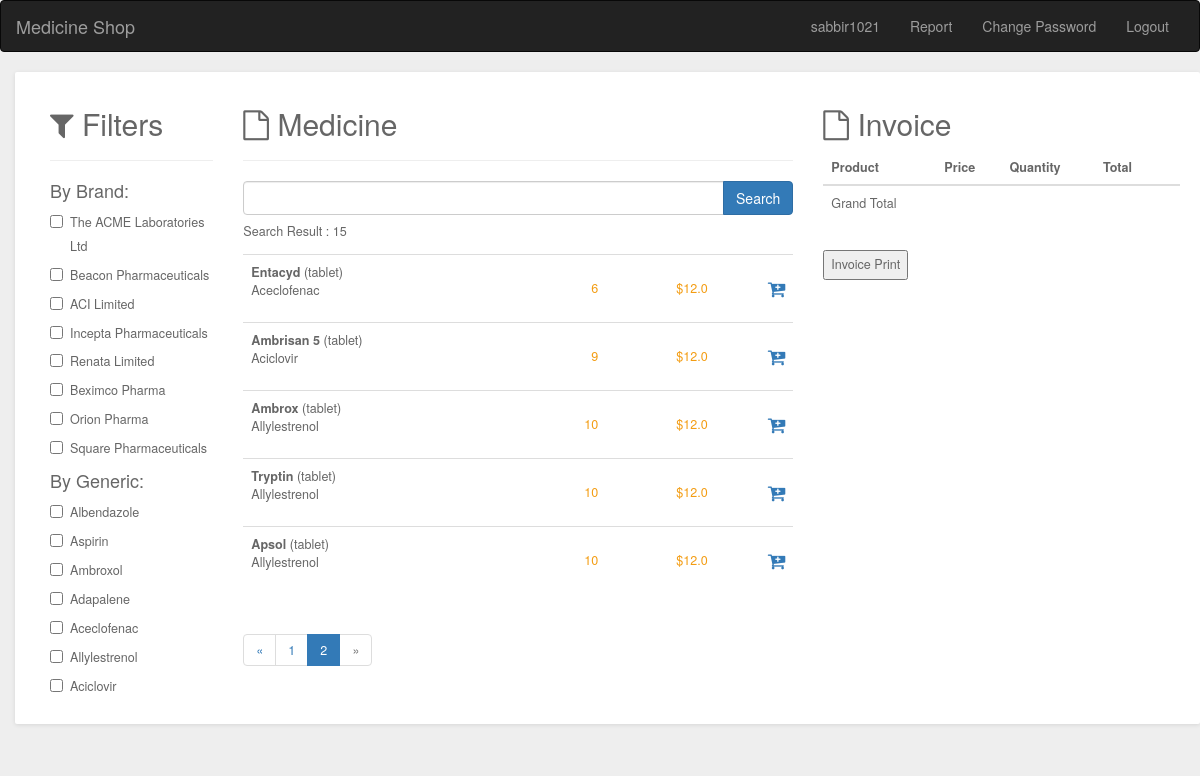
/?page=2 (signed in), run on the app's committed database.
### accounts/models.py (models this page shows)
class User(AbstractUser):
    email = models.EmailField(unique=True)
    active = models.BooleanField(default=True)
    email_confirmed = models.BooleanField(default=False)
    class Meta:
        verbose_name = 'User'
        verbose_name_plural = '1. User'

### shop/models.py (models this page shows, shortened)
class Brand(models.Model):
    name  = models.CharField(max_length=150)

class Generic(models.Model):
    name  = models.CharField(max_length=150)
    def __str__(self):
        return self.name

class Medicine(models.Model):
    name  = models.CharField(max_length=150)
    buy_price = models.FloatField()
    sell_price = models.FloatField()
    generic = models.ForeignKey(Generic, on_delete=models.CASCADE)
    brand  = models.ForeignKey(Brand, on_delete=models.CASCADE)
    type =  models.CharField(max_length=15,choices=MEDICINE_TYPE)
    quantity = models.IntegerField()
    place = models.ForeignKey(Place, on_delete=models.CASCADE)

### shop/views.py (the view)
# urls.py: path('', views.HomeView.as_view(), name="home"),
@method_decorator(login_required, name='dispatch')
class HomeView(View):
    def get(self, request):
        brands = Brand.objects.all()
        generics = Generic.objects.all()
        medicines = Medicine.objects.all()
        medicines_count = medicines.count()
        paginator = Paginator(medicines, 10) # Show 25 contacts per page.
        page_number = request.GET.get('page')
        page_obj = paginator.get_page(page_number)
        try:
            order = get_object_or_404(Order, user=request.user,complete_order=False)
            items = order.orderitem_set.all() or None
        except:
            order = None
            items = None
        context = {
            'brands':brands,
            'generics':generics,
            'medicines':page_obj,
            'medicines_count':medicines_count,
            'order':order,
            'items':items
        }
        return render(request, "shop/home.html", context)

### templates/shop/home.html (shortened to what this page needs)
{% extends 'base.html' %}
{% load static %}
    {% block content %}
        <div class="row">
          <div class="col-md-12">
            <div class="grid search">
              <div class="grid-body">
                <div class="row">
                  <div class="col-md-2">
                    <h2 class="grid-title"><i class="fa fa-filter"></i> Filters</h2>
                    <hr>
                    <h4>By Brand:</h4>
                    {% for brand in brands %}
                    <div class="checkbox" id="brandfilterForm" data-brand-filter-url="{% url 'shop:ajax_load_search_and_filter' %}">
                      <label><input name="brand[]" type="checkbox" class="icheck" value="{{brand.name}}"> {{brand.name}}</label>
                    </div>
                    {% endfor %}
                    <h4>By Generic:</h4>
                    {% for generic in generics %}
                    <div class="checkbox">
                      <label><input name="generic[]" type="checkbox" class="icheck" value="{{generic.name}}"> {{generic.name}}</label>
                    </div>
                    {% endfor %}
                  </div>
                  <div class="col-md-6">
                    <h2><i class="fa fa-file-o"></i> Medicine</h2>
                    <hr>
                    <div class="input-group" id="searchForm" data-search-url="{% url 'shop:ajax_load_search_and_filter' %}">
                        <input id="search" type="text" name="search" class="form-control">
                        <span class="input-group-btn">
                          <input class="btn btn-primary" type="submit" value="Search">
                        </span>
                    </div>
                  <div id="search_result">
                    <p>Search Result : {{medicines_count}}</p>
                    <div class="table-responsive">
                      <table class="table table-hover">
                        <tbody>
                        {% for medicine in medicines %}
                        <tr>
                          <td class="product"><strong>{{medicine.name}}</strong> ({{medicine.type}})<br>{{medicine.generic}}</td>
                          <td class="rate text-right">{{medicine.quantity}}</td>
                          <td class="rate text-right">${{medicine.sell_price}}</td>
                          <td class="price text-right">
                            <a style="font-weight: bold;" id="updateCart" name="cart[]" data-update-cart-url="{% url 'shop:update_item' %}" class="ml-4" data-product={{medicine.id}} data-action="add"><i class="fa fa-cart-plus" aria-hidden="true"></i></a></td>
                          </tr>
                        {% endfor %}
                      </tbody></table>
                    </div>
                    {% include 'partials/pagination.html' %}
                  </div>
                </div>
                  <div id="cart_result">
                  <div class="col-md-4">
                    <h2><i class="fa fa-file-o"></i> Invoice </h2>
                    <table class="table table-cart table-mobile">
                      <thead>
                        <tr>
                          <th>Product</th>
                          <th>Price</th>
                          <th>Quantity</th>
                          <th>Total</th>
                          <th></th>
                        </tr>
                      </thead>
                      <tbody>
                        <tr>
                          <td class="product-col">
                            <div class="product">
                                <p>Grand Total</p>
                            </div>
                          </td>
                          <td class="total-col"></td>
                          <td class="total-col"></td>
                          <td class="total-col">{{order.get_cart_total}}</td>
                        </tr>
                      </tbody>
                    </table>
                    {% if order %}
                    <input type="button" id="bt" onclick="show_alert()" order-data={{order.id}} value="Invoice Print" />
                    {% else %}
                    <input type="button" value="Invoice Print" />
                    {% endif %}
                  </div>
                </div>
                </div>
                </div>
              </div>
            </div>
          </div>
{% endblock content %}

### templates/base.html (shortened to what this page needs)
<!doctype html>
<html lang="en">
{% load static %}
<head>
    <!DOCTYPE html>
    <head>
        <link href="https://netdna.bootstrapcdn.com/bootstrap/3.3.6/css/bootstrap.min.css" rel="stylesheet">
      <link href="https://maxcdn.bootstrapcdn.com/font-awesome/4.7.0/css/font-awesome.min.css" rel="stylesheet" />
    </head>
</head>
<body>
    <nav class="navbar navbar-inverse">
        <div class="container-fluid">
          <div class="navbar-header">
            <a class="navbar-brand" href="{% url 'shop:home' %}">Medicine Shop</a>
          </div>
          <div class="collapse navbar-collapse" id="bs-example-navbar-collapse-1">
            <ul class="nav navbar-nav navbar-right">
              {% if request.user.is_authenticated %}
                <li class="nav-item">
                    <a class="nav-link" >{{user}}</a>
                </li>
                <li class="nav-item">
                  <a class="nav-link" href="{% url 'shop:report_generate' %}">Report</a>
              </li>
                <li class="nav-item">
                    <a class="nav-link" href="{% url 'accounts:change_password' %}">Change Password</a>
                </li>
                <li class="nav-item">
                    <a class="nav-link" href="{% url 'accounts:logout' %}">Logout</a>
                </li>
              {% endif %}
            </ul>
          </div>
        </div>
      </nav>
    {% block content %}
    {% endblock content %}
  </body>
</html>

### templates/partials/css.html (style rules this page uses)
body { background:#eee; }
.btn { margin-bottom: 5px; }
.grid { position: relative; width: 100%; background: #fff; color: #666666; border-radius: 2px; margin-bottom: 25px; box-shadow: 0px 1px 4px rgba(0, 0, 0, 0.1); }
.grid .grid-body { padding: 15px 20px 15px 20px; font-size: 0.9em; line-height: 1.9em; }
.search table tr td.rate { color: #f39c12; line-height: 50px; }
.search table tr td.price { font-size: 1.5em; line-height: 50px; }
.row { margin-right: -15px; margin-left: 0px; }

### data on the page
User: username "sabbir1021"
Brand: name "The ACME Laboratories Ltd"
Brand: name "Beacon Pharmaceuticals"
Brand: name "ACI Limited"
Brand: name "Incepta Pharmaceuticals"
Brand: name "Renata Limited"
Brand: name "Beximco Pharma"
Brand: name "Orion Pharma"
Brand: name "Square Pharmaceuticals"
Generic: name "Albendazole"
Generic: name "Aspirin"
Generic: name "Ambroxol"
Generic: name "Adapalene"
Generic: name "Aceclofenac"
Generic: name "Allylestrenol"
Generic: name "Aciclovir"
Medicine: name "Entacyd", type "tablet", generic "Aceclofenac", quantity "6", sell_price "12.0"
Medicine: name "Ambrisan 5", type "tablet", generic "Aciclovir", quantity "9", sell_price "12.0"
Medicine: name "Ambrox", type "tablet", generic "Allylestrenol", quantity "10", sell_price "12.0"
Medicine: name "Tryptin", type "tablet", generic "Allylestrenol", quantity "10", sell_price "12.0"
Medicine: name "Apsol", type "tablet", generic "Allylestrenol", quantity "10", sell_price "12.0"

### other printed values
{{ medicines_count }} "15"
{{ medicines.number|add:-1 }} "1"
{{ medicines.number }} "2"
